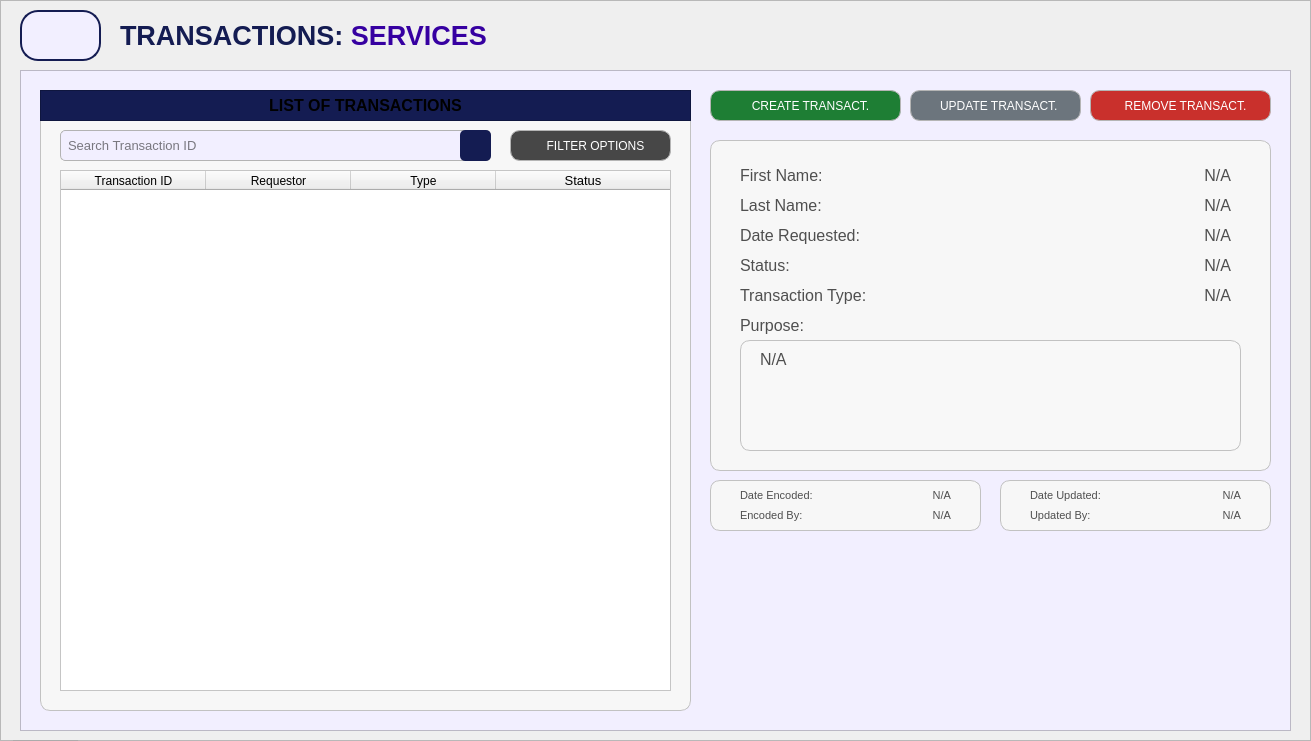
  <widget class="QFrame" name="baseBodyFrame">
   <property name="geometry">
    <rect>
     <x>20</x>
     <y>60</y>
     <width>1311</width>
     <height>741</height>
    </rect>
   </property>
   <property name="styleSheet">
    <string notr="true">#baseBodyFrame {
	background-color: #e7e2ff;
	border: none;
	border-radius: 10px;
}</string>
   </property>
   <property name="frameShape">
    <enum>QFrame::Shape::StyledPanel</enum>
   </property>
   <property name="frameShadow">
    <enum>QFrame::Shadow::Raised</enum>
   </property>
   <widget class="QPushButton" name="logout_buttonLogout_3">
    <property name="geometry">
     <rect>
      <x>10</x>
      <y>740</y>
      <width>71</width>
      <height>31</height>
     </rect>
    </property>
    <property name="font">
     <font>
      <family>Arial</family>
      <pointsize>8</pointsize>
      <bold>true</bold>
     </font>
    </property>
    <property name="cursor">
     <cursorShape>PointingHandCursor</cursorShape>
    </property>
    <property name="styleSheet">
     <string notr="true">#logout_buttonLogout {
    background-color: #bc1c1c;
    color: white;
    border-radius: 5px;
    padding: 10px; /* Optional: Adjusts spacing inside the button */
}
#logout_buttonLogout:hover {
    background-color: #d82020; /* Slightly lighter blue when hovered */
}
#logout_buttonLogout:pressed {
    background-color: #8c1515; /* Darker blue when clicked */
}</string>
    </property>
    <property name="text">
     <string>LOGOUT</string>
    </property>
   </widget>
   <widget class="QLabel" name="title_bodyStatistics">
    <property name="geometry">
     <rect>
      <x>120</x>
      <y>20</y>
      <width>471</width>
      <height>31</height>
     </rect>
    </property>
    <property name="font">
     <font>
      <family>Arial</family>
      <pointsize>20</pointsize>
      <bold>true</bold>
     </font>
    </property>
    <property name="styleSheet">
     <string notr="true">#title_bodyStatistics {
	background-color: transparent;
	color: #141c52;
}
</string>
    </property>
    <property name="text">
     <string>&lt;html&gt;&lt;head/&gt;&lt;body&gt;&lt;p&gt;TRANSACTIONS: &lt;span style=&quot; color:#3600a1;&quot;&gt;SERVICES&lt;/span&gt;&lt;/p&gt;&lt;/body&gt;&lt;/html&gt;</string>
    </property>
   </widget>
   <widget class="QFrame" name="statistics_frameBody">
    <property name="geometry">
     <rect>
      <x>20</x>
      <y>70</y>
      <width>1271</width>
      <height>661</height>
     </rect>
    </property>
    <property name="styleSheet">
     <string notr="true">#statistics_frameBody{
	background-color: #f2efff;
}</string>
    </property>
    <property name="frameShape">
     <enum>QFrame::Shape::StyledPanel</enum>
    </property>
    <property name="frameShadow">
     <enum>QFrame::Shadow::Raised</enum>
    </property>
    <widget class="QFrame" name="basePopUpBodyFrame">
     <property name="geometry">
      <rect>
       <x>20</x>
       <y>20</y>
       <width>651</width>
       <height>621</height>
      </rect>
     </property>
     <property name="styleSheet">
      <string notr="true">#basePopUpBodyFrame {
	background-color: rgb(247, 247, 247);
	border: 1px solid rgb(194, 194, 194);
	border-radius: 10px;
}</string>
     </property>
     <property name="frameShape">
      <enum>QFrame::Shape::StyledPanel</enum>
     </property>
     <property name="frameShadow">
      <enum>QFrame::Shadow::Raised</enum>
     </property>
     <widget class="QFrame" name="basePopUpTitleFrame_3">
      <property name="geometry">
       <rect>
        <x>0</x>
        <y>0</y>
        <width>651</width>
        <height>31</height>
       </rect>
      </property>
      <property name="styleSheet">
       <string notr="true">#basePopUpTitleFrame_3 {
	background-color: #141c52;
}</string>
      </property>
      <property name="frameShape">
       <enum>QFrame::Shape::StyledPanel</enum>
      </property>
      <property name="frameShadow">
       <enum>QFrame::Shadow::Raised</enum>
      </property>
      <widget class="QLabel" name="label_title_3">
       <property name="geometry">
        <rect>
         <x>0</x>
         <y>0</y>
         <width>651</width>
         <height>31</height>
        </rect>
       </property>
       <property name="font">
        <font>
         <family>Arial</family>
         <pointsize>12</pointsize>
         <bold>true</bold>
        </font>
       </property>
       <property name="styleSheet">
        <string notr="true">#label_title{
	background-color:transparent;
	color: rgb(255, 255, 255);
}</string>
       </property>
       <property name="text">
        <string>LIST OF TRANSACTIONS</string>
       </property>
       <property name="alignment">
        <set>Qt::AlignmentFlag::AlignCenter</set>
       </property>
      </widget>
     </widget>
     <widget class="QLineEdit" name="trans_TransactionID_fieldSearch">
      <property name="geometry">
       <rect>
        <x>20</x>
        <y>40</y>
        <width>431</width>
        <height>31</height>
       </rect>
      </property>
      <property name="font">
       <font>
        <family>Arial</family>
        <pointsize>10</pointsize>
       </font>
      </property>
      <property name="styleSheet">
       <string notr="true">#trans_TransactionID_fieldSearch{
    border: 1px solid #b3b3b3;  /* Black border */
    border-radius: 5px;        /* Rounded corners */
    padding: 5px;               /* Inner spacing */
    background-color: #f2efff;  /* Gray background */
    color: #000000; 
}
</string>
      </property>
      <property name="text">
       <string/>
      </property>
      <property name="placeholderText">
       <string>Search Transaction ID</string>
      </property>
     </widget>
     <widget class="QPushButton" name="inst_BusinessName_buttonSearch">
      <property name="geometry">
       <rect>
        <x>420</x>
        <y>40</y>
        <width>31</width>
        <height>31</height>
       </rect>
      </property>
      <property name="font">
       <font>
        <family>Arial</family>
        <pointsize>9</pointsize>
       </font>
      </property>
      <property name="cursor">
       <cursorShape>PointingHandCursor</cursorShape>
      </property>
      <property name="focusPolicy">
       <enum>Qt::FocusPolicy::NoFocus</enum>
      </property>
      <property name="styleSheet">
       <string notr="true">#inst_BusinessName_buttonSearch {
    background-color:  #141c52;
    color: white;
    border-radius: 5px;
    padding: 10px; /* Optional: Adjusts spacing inside the button */
}
#inst_BusinessName_buttonSearch:hover {
    background-color: #1a237e; /* Slightly lighter blue when hovered */
}
#inst_BusinessName_buttonSearch:pressed {
    background-color: #0f1442; /* Darker blue when clicked */
}</string>
      </property>
      <property name="text">
       <string/>
      </property>
      <property name="icon">
       <iconset>
        <normaloff>../../../../../Desktop/CTU 2nd Year - 2nd Semester Files/PC 225L - INFORMATION MANAGEMENT LABORATORY/PROFILING_SYSTEM/Profiling-System/Assets/FuncIcons/icon_search_w.svg</normaloff>../../../../../Desktop/CTU 2nd Year - 2nd Semester Files/PC 225L - INFORMATION MANAGEMENT LABORATORY/PROFILING_SYSTEM/Profiling-System/Assets/FuncIcons/icon_search_w.svg</iconset>
      </property>
      <property name="iconSize">
       <size>
        <width>20</width>
        <height>20</height>
       </size>
      </property>
     </widget>
     <widget class="QTableWidget" name="inst_tableView_List_RegBusiness">
      <property name="geometry">
       <rect>
        <x>20</x>
        <y>80</y>
        <width>611</width>
        <height>521</height>
       </rect>
      </property>
      <property name="styleSheet">
       <string notr="true">#inst_tableView_List_RegBusiness {
	background-color: white;
	color: #black;
}
</string>
      </property>
      <attribute name="horizontalHeaderVisible">
       <bool>true</bool>
      </attribute>
      <attribute name="horizontalHeaderCascadingSectionResizes">
       <bool>false</bool>
      </attribute>
      <attribute name="horizontalHeaderDefaultSectionSize">
       <number>145</number>
      </attribute>
      <attribute name="horizontalHeaderShowSortIndicator" stdset="0">
       <bool>false</bool>
      </attribute>
      <attribute name="horizontalHeaderStretchLastSection">
       <bool>true</bool>
      </attribute>
      <attribute name="verticalHeaderCascadingSectionResizes">
       <bool>false</bool>
      </attribute>
      <column>
       <property name="text">
        <string>Transaction ID</string>
       </property>
       <property name="font">
        <font>
         <family>Arial</family>
        </font>
       </property>
       <property name="background">
        <color>
         <red>59</red>
         <green>57</green>
         <blue>100</blue>
        </color>
       </property>
      </column>
      <column>
       <property name="text">
        <string>Requestor</string>
       </property>
       <property name="font">
        <font>
         <family>Arial</family>
        </font>
       </property>
       <property name="background">
        <color>
         <red>59</red>
         <green>57</green>
         <blue>100</blue>
        </color>
       </property>
      </column>
      <column>
       <property name="text">
        <string>Type</string>
       </property>
       <property name="font">
        <font>
         <family>Arial</family>
        </font>
       </property>
       <property name="background">
        <color>
         <red>59</red>
         <green>57</green>
         <blue>100</blue>
        </color>
       </property>
      </column>
      <column>
       <property name="text">
        <string>Status</string>
       </property>
       <property name="font">
        <font>
         <family>Arial</family>
         <pointsize>10</pointsize>
        </font>
       </property>
       <property name="background">
        <color>
         <red>59</red>
         <green>57</green>
         <blue>100</blue>
        </color>
       </property>
      </column>
     </widget>
     <widget class="QPushButton" name="transactionList_buttonFilter">
      <property name="geometry">
       <rect>
        <x>470</x>
        <y>40</y>
        <width>161</width>
        <height>31</height>
       </rect>
      </property>
      <property name="font">
       <font>
        <family>Arial</family>
        <pointsize>9</pointsize>
       </font>
      </property>
      <property name="cursor">
       <cursorShape>PointingHandCursor</cursorShape>
      </property>
      <property name="focusPolicy">
       <enum>Qt::FocusPolicy::NoFocus</enum>
      </property>
      <property name="styleSheet">
       <string notr="true">#transactionList_buttonFilter {
    background-color:  #474747;
    color: white;
    border: 1px solid #b5b5b5;
    border-radius: 10px;
    padding: 10px; 
}

#transactionList_buttonFilter:hover {
    background-color: #636363;
    color: white; 
}

#transactionList_buttonFilter:pressed {
    background-color: #bfbfbf;
    color: white; 
}
</string>
      </property>
      <property name="text">
       <string>   FILTER OPTIONS</string>
      </property>
      <property name="icon">
       <iconset>
        <normaloff>../../../Assets/FuncIcons/icon_filter.svg</normaloff>../../../Assets/FuncIcons/icon_filter.svg</iconset>
      </property>
      <property name="iconSize">
       <size>
        <width>18</width>
        <height>18</height>
       </size>
      </property>
     </widget>
    </widget>
    <widget class="QPushButton" name="trans_Transact_button_remove">
     <property name="geometry">
      <rect>
       <x>1070</x>
       <y>20</y>
       <width>181</width>
       <height>31</height>
      </rect>
     </property>
     <property name="font">
      <font>
       <family>Arial</family>
       <pointsize>9</pointsize>
      </font>
     </property>
     <property name="cursor">
      <cursorShape>PointingHandCursor</cursorShape>
     </property>
     <property name="focusPolicy">
      <enum>Qt::FocusPolicy::NoFocus</enum>
     </property>
     <property name="styleSheet">
      <string notr="true">#trans_Transact_button_remove {
    background-color: #c9302c; /* Default red */
    color: white;
    border: 1px solid #b5b5b5; /* Light gray border */
    border-radius: 10px;
    padding: 10px; 
}

#trans_Transact_button_remove:hover {
    background-color: #d9534f; /* Brighter red when hovered */
    color: white; 
}

#trans_Transact_button_remove:pressed {
    background-color: #a52a2a; /* Darker red when pressed */
    color: white; 
}</string>
     </property>
     <property name="text">
      <string>   REMOVE TRANSACT.</string>
     </property>
     <property name="icon">
      <iconset>
       <normaloff>../../../Assets/FuncIcons/icon_del.svg</normaloff>../../../Assets/FuncIcons/icon_del.svg</iconset>
     </property>
     <property name="iconSize">
      <size>
       <width>20</width>
       <height>20</height>
      </size>
     </property>
    </widget>
    <widget class="QPushButton" name="trans_Transact_button_create">
     <property name="geometry">
      <rect>
       <x>690</x>
       <y>20</y>
       <width>191</width>
       <height>31</height>
      </rect>
     </property>
     <property name="font">
      <font>
       <family>Arial</family>
       <pointsize>9</pointsize>
      </font>
     </property>
     <property name="cursor">
      <cursorShape>PointingHandCursor</cursorShape>
     </property>
     <property name="focusPolicy">
      <enum>Qt::FocusPolicy::NoFocus</enum>
     </property>
     <property name="styleSheet">
      <string notr="true">#trans_Transact_button_create {
    background-color:  #1e7e34; /* Default green */
    color: white;
    border: 1px solid #b5b5b5;
    border-radius: 10px;
    padding: 10px; 
}

#trans_Transact_button_create:hover {
    background-color: #28a745; /* Brighter green when hovered */
    color: white; 
}

#trans_Transact_button_create:pressed {
    background-color:  #34c759; /* Darker green when pressed */
    color: white; 
}
</string>
     </property>
     <property name="text">
      <string>   CREATE TRANSACT.</string>
     </property>
     <property name="icon">
      <iconset>
       <normaloff>../../../Assets/FuncIcons/icon_add.svg</normaloff>../../../Assets/FuncIcons/icon_add.svg</iconset>
     </property>
     <property name="iconSize">
      <size>
       <width>20</width>
       <height>20</height>
      </size>
     </property>
    </widget>
    <widget class="QPushButton" name="trans_Transact_button_update">
     <property name="geometry">
      <rect>
       <x>890</x>
       <y>20</y>
       <width>171</width>
       <height>31</height>
      </rect>
     </property>
     <property name="font">
      <font>
       <family>Arial</family>
       <pointsize>9</pointsize>
      </font>
     </property>
     <property name="cursor">
      <cursorShape>PointingHandCursor</cursorShape>
     </property>
     <property name="focusPolicy">
      <enum>Qt::FocusPolicy::NoFocus</enum>
     </property>
     <property name="styleSheet">
      <string notr="true">#trans_Transact_button_update {
    background-color: #6c757d; /* Default gray */
    color: white;
    border: 1px solid #b5b5b5; /* Light gray border */
    border-radius: 10px;
    padding: 10px; 
}

#trans_Transact_button_update:hover {
    background-color: #838b94; /* Brighter gray when hovered */
    color: white; 
}

#trans_Transact_button_update:pressed {
    background-color: #5a6268; /* Darker gray when pressed */
    color: white; 
}
</string>
     </property>
     <property name="text">
      <string>  UPDATE TRANSACT.</string>
     </property>
     <property name="icon">
      <iconset>
       <normaloff>../../../Assets/FuncIcons/icon_edit.svg</normaloff>../../../Assets/FuncIcons/icon_edit.svg</iconset>
     </property>
     <property name="iconSize">
      <size>
       <width>20</width>
       <height>20</height>
      </size>
     </property>
    </widget>
    <widget class="QFrame" name="basePopUpBodyFrame_3">
     <property name="geometry">
      <rect>
       <x>690</x>
       <y>70</y>
       <width>561</width>
       <height>331</height>
      </rect>
     </property>
     <property name="styleSheet">
      <string notr="true">#basePopUpBodyFrame_3 {
	background-color: rgb(247, 247, 247);
	border: 1px solid rgb(194, 194, 194);
	border-radius: 10px;
}</string>
     </property>
     <property name="frameShape">
      <enum>QFrame::Shape::StyledPanel</enum>
     </property>
     <property name="frameShadow">
      <enum>QFrame::Shadow::Raised</enum>
     </property>
     <widget class="QLabel" name="trans_labelLastName">
      <property name="geometry">
       <rect>
        <x>30</x>
        <y>50</y>
        <width>191</width>
        <height>31</height>
       </rect>
      </property>
      <property name="font">
       <font>
        <family>Arial</family>
        <pointsize>12</pointsize>
       </font>
      </property>
      <property name="styleSheet">
       <string notr="true">#trans_labelLastName{
	background-color:transparent;
	color:#4f4f4f;
}</string>
      </property>
      <property name="text">
       <string>Last Name:</string>
      </property>
      <property name="alignment">
       <set>Qt::AlignmentFlag::AlignLeading|Qt::AlignmentFlag::AlignLeft|Qt::AlignmentFlag::AlignVCenter</set>
      </property>
     </widget>
     <widget class="QLabel" name="trans_labelDateReq">
      <property name="geometry">
       <rect>
        <x>30</x>
        <y>80</y>
        <width>191</width>
        <height>31</height>
       </rect>
      </property>
      <property name="font">
       <font>
        <family>Arial</family>
        <pointsize>12</pointsize>
       </font>
      </property>
      <property name="styleSheet">
       <string notr="true">#trans_labelDateReq{
	background-color:transparent;
	color:#4f4f4f;
}</string>
      </property>
      <property name="text">
       <string>Date Requested:</string>
      </property>
      <property name="alignment">
       <set>Qt::AlignmentFlag::AlignLeading|Qt::AlignmentFlag::AlignLeft|Qt::AlignmentFlag::AlignVCenter</set>
      </property>
     </widget>
     <widget class="QLabel" name="trans_displayFirstName">
      <property name="geometry">
       <rect>
        <x>190</x>
        <y>20</y>
        <width>331</width>
        <height>31</height>
       </rect>
      </property>
      <property name="font">
       <font>
        <family>Arial</family>
        <pointsize>12</pointsize>
       </font>
      </property>
      <property name="styleSheet">
       <string notr="true">#trans_displayFirstName{
	background-color:transparent;
	color:#4f4f4f;
}</string>
      </property>
      <property name="text">
       <string>N/A</string>
      </property>
      <property name="alignment">
       <set>Qt::AlignmentFlag::AlignRight|Qt::AlignmentFlag::AlignTrailing|Qt::AlignmentFlag::AlignVCenter</set>
      </property>
     </widget>
     <widget class="QLabel" name="trans_labelStatus">
      <property name="geometry">
       <rect>
        <x>30</x>
        <y>110</y>
        <width>181</width>
        <height>31</height>
       </rect>
      </property>
      <property name="font">
       <font>
        <family>Arial</family>
        <pointsize>12</pointsize>
       </font>
      </property>
      <property name="styleSheet">
       <string notr="true">#trans_labelStatus{
	background-color:transparent;
	color:#4f4f4f;
}</string>
      </property>
      <property name="text">
       <string>Status:</string>
      </property>
      <property name="alignment">
       <set>Qt::AlignmentFlag::AlignLeading|Qt::AlignmentFlag::AlignLeft|Qt::AlignmentFlag::AlignVCenter</set>
      </property>
     </widget>
     <widget class="QLabel" name="trans_displayStatus">
      <property name="geometry">
       <rect>
        <x>190</x>
        <y>110</y>
        <width>331</width>
        <height>31</height>
       </rect>
      </property>
      <property name="font">
       <font>
        <family>Arial</family>
        <pointsize>12</pointsize>
       </font>
      </property>
      <property name="styleSheet">
       <string notr="true">#trans_displayStatus{
	background-color:transparent;
	color:#4f4f4f;
}</string>
      </property>
      <property name="text">
       <string>N/A</string>
      </property>
      <property name="alignment">
       <set>Qt::AlignmentFlag::AlignRight|Qt::AlignmentFlag::AlignTrailing|Qt::AlignmentFlag::AlignVCenter</set>
      </property>
     </widget>
     <widget class="QLabel" name="trans_displayLastName">
      <property name="geometry">
       <rect>
        <x>190</x>
        <y>50</y>
        <width>331</width>
        <height>31</height>
       </rect>
      </property>
      <property name="font">
       <font>
        <family>Arial</family>
        <pointsize>12</pointsize>
       </font>
      </property>
      <property name="styleSheet">
       <string notr="true">#trans_displayLastName{
	background-color:transparent;
	color:#4f4f4f;
}</string>
      </property>
      <property name="text">
       <string>N/A</string>
      </property>
      <property name="alignment">
       <set>Qt::AlignmentFlag::AlignRight|Qt::AlignmentFlag::AlignTrailing|Qt::AlignmentFlag::AlignVCenter</set>
      </property>
     </widget>
     <widget class="QLabel" name="trans_labelFirstName">
      <property name="geometry">
       <rect>
        <x>30</x>
        <y>20</y>
        <width>151</width>
        <height>31</height>
       </rect>
      </property>
      <property name="font">
       <font>
        <family>Arial</family>
        <pointsize>12</pointsize>
       </font>
      </property>
      <property name="styleSheet">
       <string notr="true">#trans_labelFirstName{
	background-color:transparent;
	color:#4f4f4f;
}</string>
      </property>
      <property name="text">
       <string>First Name:</string>
      </property>
      <property name="alignment">
       <set>Qt::AlignmentFlag::AlignLeading|Qt::AlignmentFlag::AlignLeft|Qt::AlignmentFlag::AlignVCenter</set>
      </property>
     </widget>
     <widget class="QLabel" name="trans_displayDateRequested">
      <property name="geometry">
       <rect>
        <x>190</x>
        <y>80</y>
        <width>331</width>
        <height>31</height>
       </rect>
      </property>
      <property name="font">
       <font>
        <family>Arial</family>
        <pointsize>12</pointsize>
       </font>
      </property>
      <property name="styleSheet">
       <string notr="true">#trans_displayDateRequested{
	background-color:transparent;
	color:#4f4f4f;
}</string>
      </property>
      <property name="text">
       <string>N/A</string>
      </property>
      <property name="alignment">
       <set>Qt::AlignmentFlag::AlignRight|Qt::AlignmentFlag::AlignTrailing|Qt::AlignmentFlag::AlignVCenter</set>
      </property>
     </widget>
     <widget class="QFrame" name="basePopUpBodyFrame_Desc_2">
      <property name="geometry">
       <rect>
        <x>30</x>
        <y>200</y>
        <width>501</width>
        <height>111</height>
       </rect>
      </property>
      <property name="styleSheet">
       <string notr="true">#basePopUpBodyFrame_Desc_2 {
	background-color: rgb(248, 248, 248);
	border: 1px solid rgb(194, 194, 194);
	border-radius: 10px;
}</string>
      </property>
      <property name="frameShape">
       <enum>QFrame::Shape::StyledPanel</enum>
      </property>
      <property name="frameShadow">
       <enum>QFrame::Shadow::Raised</enum>
      </property>
      <widget class="QLabel" name="trans_displayPurpose">
       <property name="geometry">
        <rect>
         <x>20</x>
         <y>10</y>
         <width>461</width>
         <height>91</height>
        </rect>
       </property>
       <property name="font">
        <font>
         <family>Arial</family>
         <pointsize>12</pointsize>
        </font>
       </property>
       <property name="styleSheet">
        <string notr="true">#trans_displayPurpose{
	background-color:transparent;
	color:#4f4f4f;
}</string>
       </property>
       <property name="text">
        <string>N/A</string>
       </property>
       <property name="alignment">
        <set>Qt::AlignmentFlag::AlignLeading|Qt::AlignmentFlag::AlignLeft|Qt::AlignmentFlag::AlignTop</set>
       </property>
       <property name="wordWrap">
        <bool>true</bool>
       </property>
      </widget>
     </widget>
     <widget class="QLabel" name="trans_labelTransactionType">
      <property name="geometry">
       <rect>
        <x>30</x>
        <y>140</y>
        <width>181</width>
        <height>31</height>
       </rect>
      </property>
      <property name="font">
       <font>
        <family>Arial</family>
        <pointsize>12</pointsize>
       </font>
      </property>
      <property name="styleSheet">
       <string notr="true">#trans_labelTransactionType{
	background-color:transparent;
	color:#4f4f4f;
}</string>
      </property>
      <property name="text">
       <string>Transaction Type:</string>
      </property>
      <property name="alignment">
       <set>Qt::AlignmentFlag::AlignLeading|Qt::AlignmentFlag::AlignLeft|Qt::AlignmentFlag::AlignVCenter</set>
      </property>
     </widget>
     <widget class="QLabel" name="trans_displayTransactionType">
      <property name="geometry">
       <rect>
        <x>190</x>
        <y>140</y>
        <width>331</width>
        <height>31</height>
       </rect>
      </property>
      <property name="font">
       <font>
        <family>Arial</family>
        <pointsize>12</pointsize>
       </font>
      </property>
      <property name="styleSheet">
       <string notr="true">#trans_displayTransactionType{
	background-color:transparent;
	color:#4f4f4f;
}</string>
      </property>
      <property name="text">
       <string>N/A</string>
      </property>
      <property name="alignment">
       <set>Qt::AlignmentFlag::AlignRight|Qt::AlignmentFlag::AlignTrailing|Qt::AlignmentFlag::AlignVCenter</set>
      </property>
     </widget>
     <widget class="QLabel" name="trans_labelPurpose">
      <property name="geometry">
       <rect>
        <x>30</x>
        <y>170</y>
        <width>221</width>
        <height>31</height>
       </rect>
      </property>
      <property name="font">
       <font>
        <family>Arial</family>
        <pointsize>12</pointsize>
       </font>
      </property>
      <property name="styleSheet">
       <string notr="true">#trans_labelPurpose{
	background-color:transparent;
	color:#4f4f4f;
}</string>
      </property>
      <property name="text">
       <string>Purpose:</string>
      </property>
      <property name="alignment">
       <set>Qt::AlignmentFlag::AlignLeading|Qt::AlignmentFlag::AlignLeft|Qt::AlignmentFlag::AlignVCenter</set>
      </property>
     </widget>
    </widget>
    <widget class="QFrame" name="basePopUpBodyFrame_5">
     <property name="geometry">
      <rect>
       <x>980</x>
       <y>410</y>
       <width>271</width>
       <height>51</height>
      </rect>
     </property>
     <property name="styleSheet">
      <string notr="true">#basePopUpBodyFrame_5 {
	background-color: rgb(247, 247, 247);
	border: 1px solid rgb(194, 194, 194);
	border-radius: 10px;
}</string>
     </property>
     <property name="frameShape">
      <enum>QFrame::Shape::StyledPanel</enum>
     </property>
     <property name="frameShadow">
      <enum>QFrame::Shadow::Raised</enum>
     </property>
     <widget class="QLabel" name="label_DateUpdated">
      <property name="geometry">
       <rect>
        <x>30</x>
        <y>0</y>
        <width>81</width>
        <height>31</height>
       </rect>
      </property>
      <property name="font">
       <font>
        <family>Arial</family>
        <pointsize>8</pointsize>
       </font>
      </property>
      <property name="styleSheet">
       <string notr="true">#label_DateUpdated{
	background-color:transparent;
	color:#4f4f4f;
}</string>
      </property>
      <property name="text">
       <string>Date Updated:</string>
      </property>
      <property name="alignment">
       <set>Qt::AlignmentFlag::AlignLeading|Qt::AlignmentFlag::AlignLeft|Qt::AlignmentFlag::AlignVCenter</set>
      </property>
     </widget>
     <widget class="QLabel" name="display_DateUpdated">
      <property name="geometry">
       <rect>
        <x>130</x>
        <y>0</y>
        <width>111</width>
        <height>31</height>
       </rect>
      </property>
      <property name="font">
       <font>
        <family>Arial</family>
        <pointsize>8</pointsize>
       </font>
      </property>
      <property name="styleSheet">
       <string notr="true">#display_DateUpdated{
	background-color:transparent;
	color:#4f4f4f;
}</string>
      </property>
      <property name="text">
       <string>N/A</string>
      </property>
      <property name="alignment">
       <set>Qt::AlignmentFlag::AlignRight|Qt::AlignmentFlag::AlignTrailing|Qt::AlignmentFlag::AlignVCenter</set>
      </property>
     </widget>
     <widget class="QLabel" name="display_UpdatedBy">
      <property name="geometry">
       <rect>
        <x>130</x>
        <y>20</y>
        <width>111</width>
        <height>31</height>
       </rect>
      </property>
      <property name="font">
       <font>
        <family>Arial</family>
        <pointsize>8</pointsize>
       </font>
      </property>
      <property name="styleSheet">
       <string notr="true">#display_UpdatedBy{
	background-color:transparent;
	color:#4f4f4f;
}</string>
      </property>
      <property name="text">
       <string>N/A</string>
      </property>
      <property name="alignment">
       <set>Qt::AlignmentFlag::AlignRight|Qt::AlignmentFlag::AlignTrailing|Qt::AlignmentFlag::AlignVCenter</set>
      </property>
     </widget>
     <widget class="QLabel" name="label_UpdatedBy">
      <property name="geometry">
       <rect>
        <x>30</x>
        <y>20</y>
        <width>81</width>
        <height>31</height>
       </rect>
      </property>
      <property name="font">
       <font>
        <family>Arial</family>
        <pointsize>8</pointsize>
       </font>
      </property>
      <property name="styleSheet">
       <string notr="true">#label_UpdatedBy{
	background-color:transparent;
	color:#4f4f4f;
}</string>
      </property>
      <property name="text">
       <string>Updated By:</string>
      </property>
      <property name="alignment">
       <set>Qt::AlignmentFlag::AlignLeading|Qt::AlignmentFlag::AlignLeft|Qt::AlignmentFlag::AlignVCenter</set>
      </property>
     </widget>
    </widget>
    <widget class="QFrame" name="basePopUpBodyFrame_4">
     <property name="geometry">
      <rect>
       <x>690</x>
       <y>410</y>
       <width>271</width>
       <height>51</height>
      </rect>
     </property>
     <property name="styleSheet">
      <string notr="true">#basePopUpBodyFrame_4 {
	background-color: rgb(247, 247, 247);
	border: 1px solid rgb(194, 194, 194);
	border-radius: 10px;
}</string>
     </property>
     <property name="frameShape">
      <enum>QFrame::Shape::StyledPanel</enum>
     </property>
     <property name="frameShadow">
      <enum>QFrame::Shadow::Raised</enum>
     </property>
     <widget class="QLabel" name="label_DateEncoded">
      <property name="geometry">
       <rect>
        <x>30</x>
        <y>0</y>
        <width>81</width>
        <height>31</height>
       </rect>
      </property>
      <property name="font">
       <font>
        <family>Arial</family>
        <pointsize>8</pointsize>
       </font>
      </property>
      <property name="styleSheet">
       <string notr="true">#label_DateEncoded{
	background-color:transparent;
	color:#4f4f4f;
}</string>
      </property>
      <property name="text">
       <string>Date Encoded:</string>
      </property>
      <property name="alignment">
       <set>Qt::AlignmentFlag::AlignLeading|Qt::AlignmentFlag::AlignLeft|Qt::AlignmentFlag::AlignVCenter</set>
      </property>
     </widget>
     <widget class="QLabel" name="display_DateEncoded">
      <property name="geometry">
       <rect>
        <x>130</x>
        <y>0</y>
        <width>111</width>
        <height>31</height>
       </rect>
      </property>
      <property name="font">
       <font>
        <family>Arial</family>
        <pointsize>8</pointsize>
       </font>
      </property>
      <property name="styleSheet">
       <string notr="true">#display_DateEncoded{
	background-color:transparent;
	color:#4f4f4f;
}</string>
      </property>
      <property name="text">
       <string>N/A</string>
      </property>
      <property name="alignment">
       <set>Qt::AlignmentFlag::AlignRight|Qt::AlignmentFlag::AlignTrailing|Qt::AlignmentFlag::AlignVCenter</set>
      </property>
     </widget>
     <widget class="QLabel" name="display_EncodedBy">
      <property name="geometry">
       <rect>
        <x>130</x>
        <y>20</y>
        <width>111</width>
        <height>31</height>
       </rect>
      </property>
      <property name="font">
       <font>
        <family>Arial</family>
        <pointsize>8</pointsize>
       </font>
      </property>
      <property name="styleSheet">
       <string notr="true">#display_EncodedBy{
	background-color:transparent;
	color:#4f4f4f;
}</string>
      </property>
      <property name="text">
       <string>N/A</string>
      </property>
      <property name="alignment">
       <set>Qt::AlignmentFlag::AlignRight|Qt::AlignmentFlag::AlignTrailing|Qt::AlignmentFlag::AlignVCenter</set>
      </property>
     </widget>
     <widget class="QLabel" name="label_EncodedBy">
      <property name="geometry">
       <rect>
        <x>30</x>
        <y>20</y>
        <width>81</width>
        <height>31</height>
       </rect>
      </property>
      <property name="font">
       <font>
        <family>Arial</family>
        <pointsize>8</pointsize>
       </font>
      </property>
      <property name="styleSheet">
       <string notr="true">#label_EncodedBy{
	background-color:transparent;
	color:#4f4f4f;
}</string>
      </property>
      <property name="text">
       <string>Encoded By:</string>
      </property>
      <property name="alignment">
       <set>Qt::AlignmentFlag::AlignLeading|Qt::AlignmentFlag::AlignLeft|Qt::AlignmentFlag::AlignVCenter</set>
      </property>
     </widget>
    </widget>
   </widget>
   <widget class="QToolButton" name="btn_returnToTransactionPage">
    <property name="geometry">
     <rect>
      <x>20</x>
      <y>10</y>
      <width>81</width>
      <height>51</height>
     </rect>
    </property>
    <property name="styleSheet">
     <string notr="true">#btn_returnToTransactionPage {
    background-color: #f2efff;
    color: #141c52;
	border: 2px solid #141c52; 
	border-radius: 18px;
	text-align: left;
    padding: 10px; /* Optional: Adjusts spacing inside the button */
}
#btn_returnToTransactionPage:hover {
    background-color: #fdfdff; /* Slightly lighter blue when hovered */
}
#btn_returnToTransactionPage:pressed {
    background-color: #e7e5f4; /* Darker blue when clicked */
}

</string>
    </property>
    <property name="text">
     <string/>
    </property>
    <property name="icon">
     <iconset>
      <normaloff>../../../Assets/FuncIcons/img_return.png</normaloff>../../../Assets/FuncIcons/img_return.png</iconset>
    </property>
    <property name="iconSize">
     <size>
      <width>25</width>
      <height>25</height>
     </size>
    </property>
   </widget>
  </widget>
